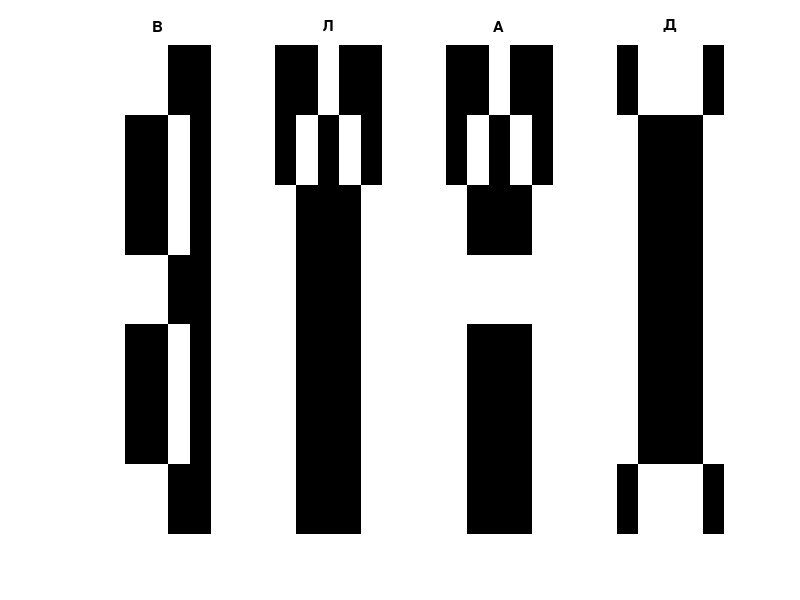

Source code (MATLAB):
clc; clear; close all;

%% --- Крок 1. Визначення зображень букв (7x5) ---

% Буква В (без змін)
V = [ 1,  1,  1, -1, -1;
      1, -1, -1,  1, -1;
      1, -1, -1,  1, -1;
      1,  1,  1, -1, -1;
      1, -1, -1,  1, -1;
      1, -1, -1,  1, -1;
      1,  1,  1, -1, -1];

% Буква Л (нова)
L = [-1, -1,  1, -1, -1;
     -1,  1, -1,  1, -1;
      1, -1, -1, -1,  1;
      1, -1, -1, -1,  1;
      1, -1, -1, -1,  1;
      1, -1, -1, -1,  1;
      1, -1, -1, -1,  1];

% Буква А (без змін)
A = [-1, -1,  1, -1, -1;
     -1,  1, -1,  1, -1;
      1, -1, -1, -1,  1;
      1,  1,  1,  1,  1;
      1, -1, -1, -1,  1;
      1, -1, -1, -1,  1;
      1, -1, -1, -1,  1];

% Буква Д (нова)
D = [-1,  1,  1,  1, -1;
      1, -1, -1, -1,  1;
      1, -1, -1, -1,  1;
      1, -1, -1, -1,  1;
      1, -1, -1, -1,  1;
      1, -1, -1, -1,  1;
     -1,  1,  1,  1, -1];

% Вектори
x1 = V(:);
x2 = L(:);
x3 = A(:);
x4 = D(:);

patterns = [x1, x2, x3, x4];

% Цільові вектори (залишаємо ту ж логіку)
targets  = [  1 -1 -1 -1;
             -1  1 -1 -1;
             -1 -1  1 -1;
             -1 -1 -1  1]';

n = size(patterns, 1);
m = 4;

%% --- Алгоритм Хебба ---
W = zeros(m, n+1);

max_epochs = 100;
converged  = false;

for epoch = 1:max_epochs
    for k = 1:4
        xk = [1; patterns(:,k)];
        yk = targets(:,k);

        S     = W * xk;
        y_out = sign(S);
        y_out(y_out == 0) = -1;

        if any(y_out ~= yk)
            for i = 1:m
                W(i,:) = W(i,:) + yk(i) * xk';
            end
        end
    end

    % перевірка
    all_correct = true;
    for k = 1:4
        xk    = [1; patterns(:,k)];
        y_out = sign(W * xk);
        y_out(y_out == 0) = -1;

        if any(y_out ~= targets(:,k))
            all_correct = false;
            break;
        end
    end

    if all_correct
        fprintf('Навчання завершено за %d епох\n', epoch);
        converged = true;
        break;
    end
end

if ~converged
    fprintf('Не збіглося!\n');
end

%% --- Тест ---
letter_names = {'В', 'Л', 'А', 'Д'};

fprintf('\n=== Тест ===\n');
for k = 1:4
    xk = [1; patterns(:,k)];
    y_out = sign(W * xk);
    y_out(y_out == 0) = -1;

    [~, idx] = max(y_out);

    fprintf('Вхід: %s -> %s\n', ...
        letter_names{k}, letter_names{idx});
end

%% --- Візуалізація ---
figure;
for i = 1:4
    subplot(1,4,i);
    imagesc(reshape(patterns(:,i),7,5));
    colormap(gray); axis off;
    title(letter_names{i});
end
